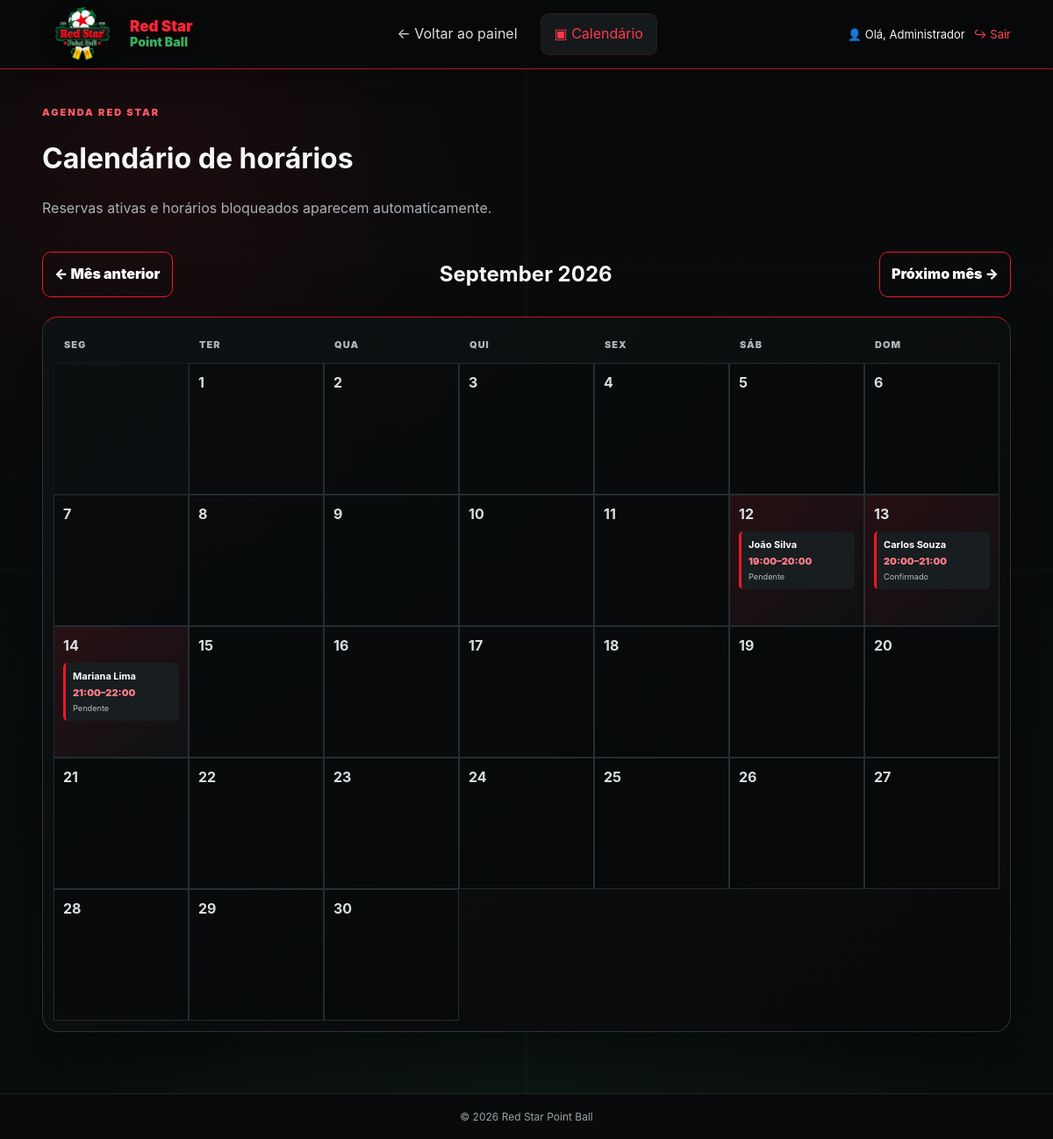
The page /calendario.php?mes=2026-09 (signed in) on the database as committed earlier.
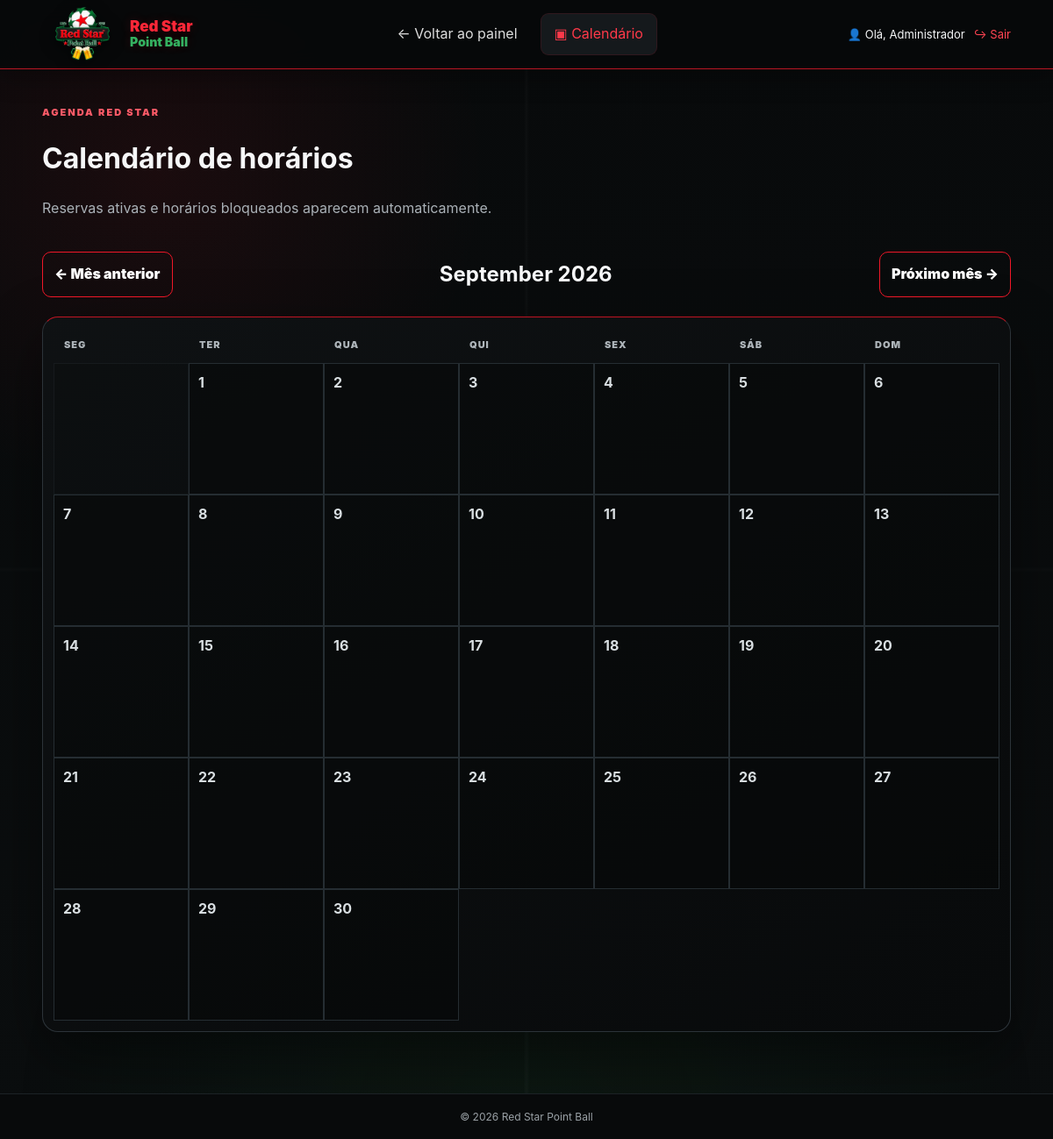
The same page on the database as committed later.
### tables this page shows
CREATE TABLE IF NOT EXISTS agendamentos (
    id INT UNSIGNED AUTO_INCREMENT PRIMARY KEY,
    usuario_id INT UNSIGNED NULL,
    nome_cliente VARCHAR(120) NOT NULL,
    telefone VARCHAR(25) NOT NULL,
    data DATE NOT NULL,
    horario_inicio TIME NOT NULL,
    horario_fim TIME NOT NULL,
    forma_pagamento ENUM('Pix','Dinheiro','Cartão') NOT NULL DEFAULT 'Dinheiro',
    valor DECIMAL(10,2) NOT NULL DEFAULT 0.00,
    pagamento_status ENUM('Não se aplica','Pendente','Solicitado','Confirmado') NOT NULL DEFAULT 'Não se aplica',
    campo VARCHAR(50) NOT NULL DEFAULT 'Campo 1',
    status ENUM('Pendente','Confirmado','Cancelado') NOT NULL DEFAULT 'Pendente',
    created_at TIMESTAMP DEFAULT CURRENT_TIMESTAMP,
    CONSTRAINT fk_agendamento_usuario FOREIGN KEY (usuario_id) REFERENCES usuarios(id) ON DELETE SET NULL,
    INDEX idx_agenda (data, horario_inicio, horario_fim),
    INDEX idx_usuario (usuario_id),
    INDEX idx_status (status)
);

### calendario.php (the view, shortened to what this page needs)
<?php
require_once 'app.php'; $u=auth();
$mes=$_GET['mes']??date('Y-m');
$primeiro=new DateTime($mes.'-01'); $proximo=(clone $primeiro)->modify('+1 month'); $anterior=(clone $primeiro)->modify('-1 month');
$stmt=$pdo->prepare("SELECT nome_cliente,data,horario_inicio,horario_fim,status FROM agendamentos WHERE data >= :inicio AND data < :fim AND status <> 'Cancelado' ORDER BY data,horario_inicio"); $stmt->execute(['inicio'=>$primeiro->format('Y-m-d'),'fim'=>$proximo->format('Y-m-d')]);
$porDia=[]; foreach($stmt->fetchAll() as $jogo) $porDia[(int)date('j',strtotime($jogo['data']))][]=$jogo;
$diasNoMes=(int)$primeiro->format('t'); $inicioSemana=(int)$primeiro->format('N')-1; $voltar=(($_SESSION['usuario_tipo']??'')==='admin')?'admin.php':'usuario.php';
?>
<!doctype html><html lang="pt-BR"><head><meta charset="utf-8"><meta name="viewport" content="width=device-width,initial-scale=1"><title>Calendário de horários | Red Star</title><link rel="stylesheet" href="style.css"></head><body class="dashboard-page"><header class="topbar"><a class="brand-mini" href="<?=$voltar?>"><img src="assets/logo-red-star.png" alt="Red Star"><span>Red Star<br><small>Point Ball</small></span></a><nav class="nav-tabs"><a href="<?=$voltar?>">← Voltar ao painel</a><a class="active" href="calendario.php">▣ Calendário</a></nav><div class="user-actions"><span>👤 Olá, <?=htmlspecialchars(explode(' ',trim($_SESSION['usuario_nome']))[0],ENT_QUOTES,'UTF-8')?></span><a href="logout.php">↪ Sair</a></div></header><main class="section-wrap calendar-page"><div class="section-heading"><div><div class="panel-kicker">AGENDA RED STAR</div><h1>Calendário de horários</h1><p class="muted">Reservas ativas e horários bloqueados aparecem automaticamente.</p></div></div><div class="calendar-controls"><a class="outline-btn" href="?mes=<?=$anterior->format('Y-m')?>">← Mês anterior</a><h2><?=htmlspecialchars(ucfirst($primeiro->format('F Y')),ENT_QUOTES,'UTF-8')?></h2><a class="outline-btn" href="?mes=<?=$proximo->format('Y-m')?>">Próximo mês →</a></div><div class="calendar-card"><div class="calendar-grid calendar-weekdays"><div>Seg</div><div>Ter</div><div>Qua</div><div>Qui</div><div>Sex</div><div>Sáb</div><div>Dom</div></div><div class="calendar-grid"><?php for($i=0;$i<$inicioSemana;$i++):?><div class="calendar-day muted-day"></div><?php endfor;?><?php for($dia=1;$dia<=$diasNoMes;$dia++):?><div class="calendar-day<?=isset($porDia[$dia])?' has-game':''?>"><strong><?=$dia?></strong><?php foreach($porDia[$dia]??[] as $j):?><article class="game-chip"><b><?=htmlspecialchars($j['nome_cliente'],ENT_QUOTES,'UTF-8')?></b><span><?=date('H:i',strtotime($j['horario_inicio']))?>–<?=date('H:i',strtotime($j['horario_fim']))?></span><small><?=htmlspecialchars($j['status'],ENT_QUOTES,'UTF-8')?></small></article><?php endforeach;?></div><?php endfor;?></div></div></main><footer class="site-footer">© <?=date('Y')?> Red Star Point Ball</footer></body></html>

Rows that differ between the two databases and show on the page:
removed agendamentos: nome_cliente "João Silva", horario_inicio "19:00", horario_fim "20:00", status "Pendente"
removed agendamentos: nome_cliente "Carlos Souza", horario_inicio "20:00", horario_fim "21:00", status "Confirmado"
removed agendamentos: nome_cliente "Mariana Lima", horario_inicio "21:00", horario_fim "22:00", status "Pendente"
